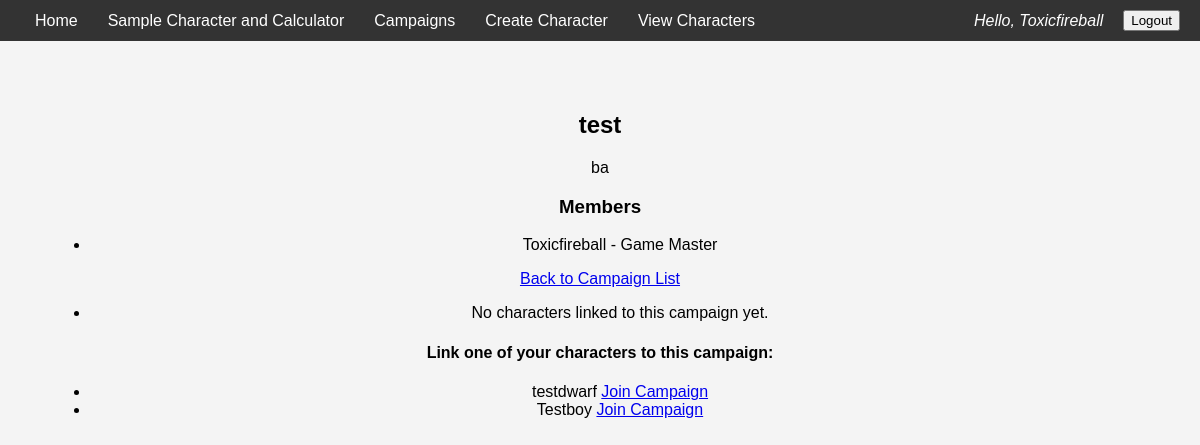
The app's page /campaigns/1/ (signed in) with its own data.
### campaigns/models.py (models this page shows, shortened)
class Campaign(models.Model):
    name = models.CharField(max_length=255)
    description = models.TextField(blank=True)
    created_at = models.DateTimeField(auto_now_add=True)
    members = models.ManyToManyField(
        User,
        through='CampaignMembership',
        related_name='campaigns'
    )

class CampaignMembership(models.Model):
    ROLE_CHOICES = (
        ('gm', 'Game Master'),
        ('pc', 'Player Character'),
    )
    user = models.ForeignKey(User, on_delete=models.CASCADE)
    campaign = models.ForeignKey(Campaign, on_delete=models.CASCADE)
    role = models.CharField(max_length=2, choices=ROLE_CHOICES)
    joined_at = models.DateTimeField(auto_now_add=True)
    class Meta:
        unique_together = ('user', 'campaign')  # Ensures one membership per user per campaign

### characters/models.py (models this page shows, shortened)
class Character(models.Model):
    user               = models.ForeignKey(User, on_delete=models.CASCADE, related_name='characters')
    name               = models.CharField(max_length=255)
    race               = models.CharField(max_length=50)
    subrace            = models.CharField(max_length=50, blank=True)
    half_elf_origin    = models.CharField(max_length=20, blank=True)
    bg_combo           = models.CharField(max_length=10, blank=True)
    main_background    = models.CharField(max_length=50, blank=True)
    side_background_1  = models.CharField(max_length=50, blank=True)
    side_background_2  = models.CharField(max_length=50, blank=True)
    HP = models.IntegerField(blank=True, null = True)
    temp_HP = models.IntegerField( blank=True,  null = True)
    strength           = models.IntegerField(default=8)
    dexterity          = models.IntegerField(default=8)
    constitution       = models.IntegerField(default=8)
    intelligence       = models.IntegerField(default=8)
    wisdom             = models.IntegerField(default=8)
    charisma           = models.IntegerField(default=8)
    level              = models.PositiveIntegerField(default=0)
    backstory          = models.TextField(blank=True)
    campaign           = models.ForeignKey(
                            Campaign,
                            on_delete=models.SET_NULL,
                            null=True, blank=True,
                            related_name="characters"
                        )
    created_at         = models.DateTimeField(auto_now_add=True)

### campaigns/views.py (the view)
# urls.py: path('<int:campaign_id>/', views.campaign_detail, name='campaign_detail'),
@login_required
def campaign_detail(request, campaign_id):
    campaign = get_object_or_404(Campaign, id=campaign_id)
    is_member = campaign.members.filter(id=request.user.id).exists()
    memberships = campaign.campaignmembership_set.all()
    context = {
        'campaign': campaign,
        'memberships': memberships,
        'is_member': is_member,
    }
    return render(request, 'campaigns/campaign_detail.html', context)

### campaigns/templates/campaigns/campaign_detail.html (shortened to what this page needs)
{% extends "home/base.html" %}
{% block content %}
<body>
    <h2>{{ campaign.name }}</h2>
    <p>{{ campaign.description }}</p>
    <h3>Members</h3>
    <ul>
      {% for membership in memberships %}
        <li>{{ membership.user.username }} - {{ membership.get_role_display }}</li>
      {% empty %}
        <li>No members yet.</li>
      {% endfor %}
    </ul>
    <p><a href="{% url 'campaigns:campaign_list' %}">Back to Campaign List</a></p>
    <ul>
        {% for character in campaign.characters.all %}
          <li>{{ character.name }} ({{ character.user.username }})</li>
        {% empty %}
          <li>No characters linked to this campaign yet.</li>
        {% endfor %}
    </ul>
    {% if user.is_authenticated %}
      <h4>Link one of your characters to this campaign:</h4>
      <ul>
        {% for character in user.characters.all %}
          {% if not character.campaign %}
            <li>
              {{ character.name }}
              <a href="{% url 'characters:link_character' character.id campaign.id %}">Join Campaign</a>
            </li>
          {% endif %}
        {% endfor %}
      </ul>
    {% endif %}
</body>
{% endblock %}

### home/templates/home/base.html (shortened to what this page needs)
<!DOCTYPE html>
<html lang="en">
<head>
</head>
<body>
  <div class="navbar">
    <div class="nav-links">
      <a href="{% url 'home' %}">Home</a>
      <a href="{% url 'character_creator' %}">Sample Character and Calculator</a>
      {% if user.is_authenticated %}
        <a href="{% url 'campaigns:campaign_list' %}">Campaigns</a>
      {% endif %}
      {% if user.is_authenticated %}
      <a href="{% url 'characters:create_character' %}">Create Character</a>
      {% endif %}
      {% if user.is_authenticated %}
      <a href="{% url 'characters:character_list' %}">View Characters</a>
      {% endif %}
    </div>
    <div class="nav-links">
      {% if user.is_authenticated %}
        <span class="user-info">Hello, {{ user.username }}</span>
        <form action="{% url 'accounts:logout' %}" method="post" style="display:inline;">
            <button type="submit">Logout</button>
          </form>
      {% else %}
        <a href="{% url 'accounts:login' %}">Login</a>
        <a href="{% url 'accounts:register' %}">Register</a>
      {% endif %}
    </div>
  </div>
  <div class="content">
    {% block content %}{% endblock %}
  </div>
</body>
</html>

### home/templates/home/base.html (style rules this page uses)
body { font-family: Arial, sans-serif; margin: 0; padding: 0; background-color: #f4f4f4; }
.navbar { background-color: #333; color: white; padding: 10px 20px; display: flex; justify-content: space-between; align-items: center; }
.navbar a { color: white; text-decoration: none; margin: 0 15px; }
.navbar .nav-links { display: flex; align-items: center; }
.navbar .user-info { margin-right: 20px; font-style: italic; }
.content { text-align: center; padding: 50px; }

### records on screen
Campaign: name "test", description "ba"
CampaignMembership: user.username "Toxicfireball", role "Game Master"
Character: name "testdwarf"
Character: name "Testboy"

### other values on screen
{{ user.username }} "Toxicfireball"
